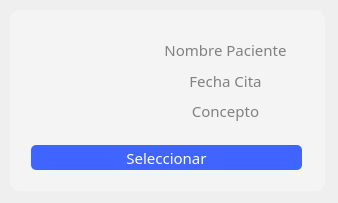
<?xml version="1.0" encoding="UTF-8"?>
<ui version="4.0">
 <class>medico_tarjeta_cita</class>
 <widget class="QWidget" name="medico_tarjeta_cita">
  <property name="geometry">
   <rect>
    <x>0</x>
    <y>0</y>
    <width>338</width>
    <height>203</height>
   </rect>
  </property>
  <property name="windowTitle">
   <string>Form</string>
  </property>
  <widget class="QLabel" name="label_2">
   <property name="geometry">
    <rect>
     <x>10</x>
     <y>10</y>
     <width>315</width>
     <height>181</height>
    </rect>
   </property>
   <property name="styleSheet">
    <string notr="true">background: #F4F4F4;
border-radius: 10px;</string>
   </property>
   <property name="text">
    <string/>
   </property>
  </widget>
  <widget class="QLabel" name="foto">
   <property name="geometry">
    <rect>
     <x>32</x>
     <y>32</y>
     <width>100</width>
     <height>100</height>
    </rect>
   </property>
   <property name="maximumSize">
    <size>
     <width>100</width>
     <height>100</height>
    </size>
   </property>
   <property name="styleSheet">
    <string notr="true">background:none;
background-color:none;</string>
   </property>
   <property name="text">
    <string/>
   </property>
   <property name="pixmap">
    <pixmap resource="../../resources.qrc">:/imagenes/Imagenes/imgPrueba.png</pixmap>
   </property>
   <property name="scaledContents">
    <bool>true</bool>
   </property>
  </widget>
  <widget class="QLabel" name="nombre_paciente">
   <property name="geometry">
    <rect>
     <x>140</x>
     <y>40</y>
     <width>171</width>
     <height>19</height>
    </rect>
   </property>
   <property name="font">
    <font>
     <family>Montserrat</family>
     <pointsize>11</pointsize>
    </font>
   </property>
   <property name="styleSheet">
    <string notr="true">color: rgb(129, 129, 129);
background:none;
background-color:none;</string>
   </property>
   <property name="text">
    <string>Nombre Paciente</string>
   </property>
   <property name="alignment">
    <set>Qt::AlignCenter</set>
   </property>
  </widget>
  <widget class="QLabel" name="fecha_cita">
   <property name="geometry">
    <rect>
     <x>140</x>
     <y>70</y>
     <width>171</width>
     <height>21</height>
    </rect>
   </property>
   <property name="font">
    <font>
     <family>Montserrat Light</family>
     <pointsize>11</pointsize>
    </font>
   </property>
   <property name="styleSheet">
    <string notr="true">color: rgb(129, 129, 129);
background:none;
background-color:none;</string>
   </property>
   <property name="text">
    <string>Fecha Cita</string>
   </property>
   <property name="alignment">
    <set>Qt::AlignCenter</set>
   </property>
  </widget>
  <widget class="QLabel" name="concepto">
   <property name="geometry">
    <rect>
     <x>140</x>
     <y>100</y>
     <width>171</width>
     <height>21</height>
    </rect>
   </property>
   <property name="font">
    <font>
     <family>Montserrat Light</family>
     <pointsize>11</pointsize>
    </font>
   </property>
   <property name="styleSheet">
    <string notr="true">color: rgb(129, 129, 129);
background:none;
background-color:none;</string>
   </property>
   <property name="text">
    <string>Concepto</string>
   </property>
   <property name="alignment">
    <set>Qt::AlignCenter</set>
   </property>
  </widget>
  <widget class="QPushButton" name="btn_seleccionar">
   <property name="geometry">
    <rect>
     <x>31</x>
     <y>145</y>
     <width>271</width>
     <height>25</height>
    </rect>
   </property>
   <property name="minimumSize">
    <size>
     <width>0</width>
     <height>25</height>
    </size>
   </property>
   <property name="font">
    <font>
     <family>Montserrat</family>
     <pointsize>11</pointsize>
    </font>
   </property>
   <property name="cursor">
    <cursorShape>PointingHandCursor</cursorShape>
   </property>
   <property name="styleSheet">
    <string notr="true">*{
border: none;
background: #3f64FF;
color: white;
border-radius: 5px;
}

:hover{
	background: white;
	border: 1px solid #3f64FF;
	color: #3f64FF;
}</string>
   </property>
   <property name="text">
    <string>Seleccionar</string>
   </property>
  </widget>
 </widget>
 <resources>
  <include location="../../resources.qrc"/>
 </resources>
 <connections/>
</ui>
